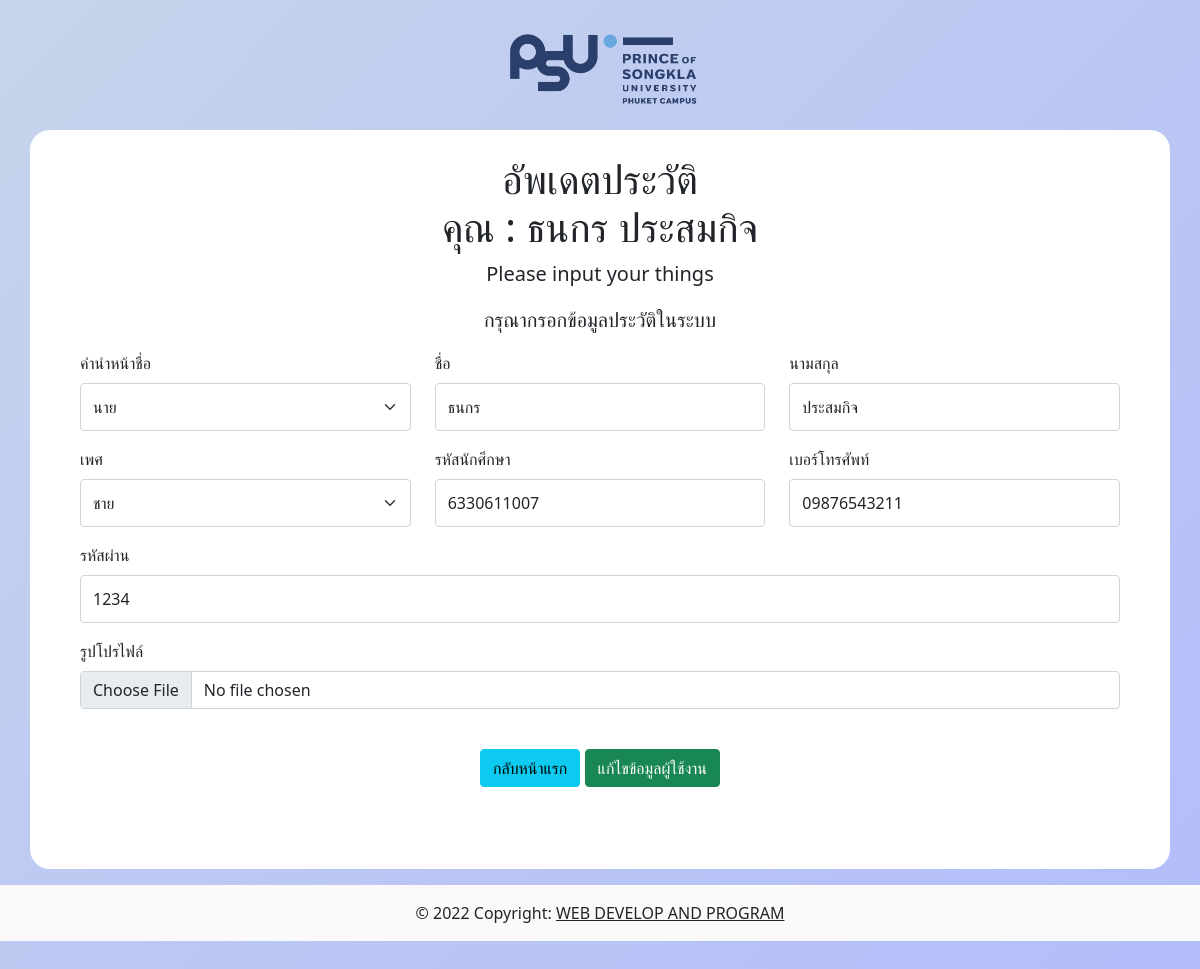
Page /edit_user.php (signed in) on the committed database.
### tables this page shows
CREATE TABLE `user` (
  `user_id` varchar(20) NOT NULL,
  `prefix` varchar(100) NOT NULL,
  `name` varchar(100) NOT NULL,
  `lname` varchar(100) NOT NULL,
  `Email` varchar(500) NOT NULL,
  `password` varchar(100) NOT NULL,
  `sex` varchar(100) NOT NULL,
  `phone` varchar(20) NOT NULL,
  `faculty` varchar(100) NOT NULL,
  `img` varchar(100) NOT NULL
);

### edit_user.php (the view, shortened to what this page needs)
<?php
include 'dbconnection.php';
if (strlen($_SESSION['email'] == null)) {
    header('location:logout.php');
} else {
    $email = $_SESSION['email']; ?>
    <!DOCTYPE html>
    <html lang="en">
    <head>
        <link rel="stylesheet" href="css/bootstrap.min.css">
        <link href="assets/tem.css" rel="stylesheet">
    </head>
    <body>
        <?php include 'header.php'; ?>
        <?php $ret = mysqli_query($connect, "SELECT * from user where Email = '$email'");
    while ($row = mysqli_fetch_array($ret)) { ?>
<form action="edit_user_ok.php" method="post" enctype="multipart/form-data">
                        <div class="container mt-3 mb-3" style="background-color: white; border-radius: 20px;
        border: none; padding: 50px; padding-top: 25px;">
                            <center>
                                <h1>อัพเดตประวัติ <br> คุณ : <?php echo $row["name"]; ?> <?php echo $row["lname"]; ?></h1>
                                <p>Please input your things</p>
                                <p>กรุณากรอกข้อมูลประวัติในระบบ</p>
                            </center>
                            <div class="row mt-3 mb-3">
                                <div class="col">
                                    <label class="form-label">คำนำหน้าชื่อ</label>
                                    <select name="prefix" class="form-select" style="height: 3em;">
                                        <option value="<?php echo $row["prefix"]; ?>" selected=""><?php echo $row["prefix"]; ?></option>
                                    </select>
                                </div>
                                <div class="col">
                                    <label class="form-label">ชื่อ</label>
                                    <input type="text" name="name" class="form-control" value="<?php echo $row["name"]; ?>" style="height: 3em;">
                                </div>
                                <div class="col">
                                    <label class="form-label">นามสกุล</label>
                                    <input type="text" name="lname" class="form-control" value="<?php echo $row["lname"]; ?>" style="height: 3em;">
                                </div>
                            </div>
                            <div class="row mt-3 mb-3">
                                <div class="col">
                                    <label class="form-label">เพศ</label>
                                    <select name="sex" class="form-select" style="height: 3em;">
                                        <option value="<?php echo $row["sex"]; ?>" selected=""><?php echo $row["sex"]; ?></option>
                                    </select>
                                </div>
                                <div class="col">
                                    <label class="form-label">รหัสนักศึกษา</label>
                                    <input type="text" name="user_id" class="form-control" value="<?php echo $row["user_id"]; ?>" style="height: 3em;">
                                </div>
                                <div class="col">
                                    <label class="form-label">เบอร์โทรศัพท์</label>
                                    <input type="text" name="phone" class="form-control" value="<?php echo $row["phone"]; ?>" style="height: 3em;">
                                </div>
                            </div>
                            <div class="row mt-3 mb-3">
                                <div class="col">
                                    <label class="form-label">รหัสผ่าน</label>
                                    <input type="text" name="password" class="form-control" value="<?php echo $row["password"]; ?>" style="height: 3em;">
                                </div>
                            </div>
                        <?php } ?>
                        <div class="row mt-3 mb-3">
                            <div class="col">
                                <label for="formFile" class="form-label">รูปโปรไฟล์</label>
                                <input class="form-control" type="file" name="file">
                            </div>
                        </div>
                        <div class="row mt-3 mb-3">
                            <div class="col">
                                <center>
                                    <br>
                                    <a href="show_infor.php" class="btn btn-info" role="button">กลับหน้าแรก</a>
                                    <button type="submit" class="btn btn-success">แก้ไขข้อมูลผู้ใช้งาน</button>
                                </center>
                            </div>
                        </div>
                        </div>
                    </form>
            <?php include 'footer.php'; ?>
    </body>
    </html>
<?php
} ?>

### assets/tem.css (style rules this page uses)
p { font-size: 20px; }
body { height: 1200px; background-color: rgb(255, 255, 255); background-image: linear-gradient(to bottom right, #C6D4EB , #B1BAFC ); }

### rows in the picture
user: name "ธนกร", lname "ประสมกิจ", prefix "นาย", sex "ชาย", user_id "6330611007", phone "09876543211", password "1234"
